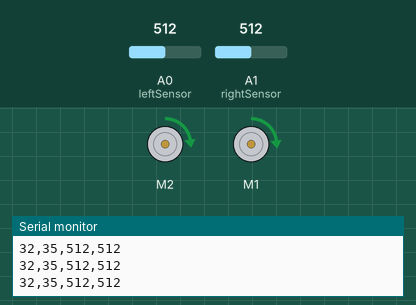
Bench run of a sketch on a simulated Arduino Uno, built with avr-gcc and run on an emulated ATmega328P. Parts: 2 × DC motor (green arrow = forward, orange = backward, longer = faster), the last lines printed to the serial monitor. Inputs (shaded band) come from the test bench; at power-on: A0 (leftSensor) = 512, A1 (rightSensor) = 512.

Above: at 1.2 s.
1.3 s: A0 (leftSensor) set to 716
At 2.5 s:
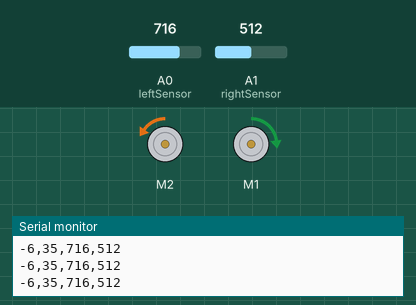
2.8 s: A1 (rightSensor) set to 11
At 3.5 s:
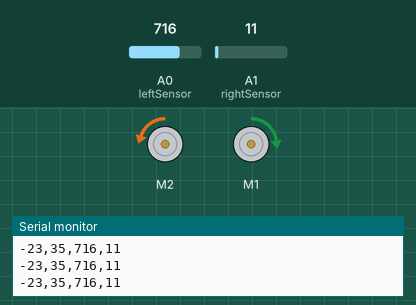
4.3 s: A1 (rightSensor) set to 8
7.3 s: A0 (leftSensor) set to 929
8.8 s: A0 (leftSensor) set to 958
At 9.2 s:
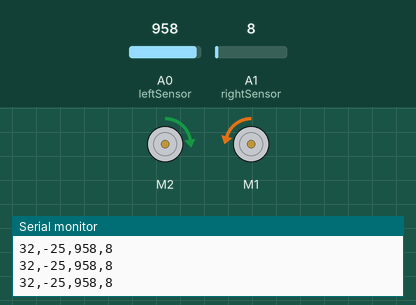
Timing chart, 0 to 11.8 s (numbered marks = the images above; inputs shaded):
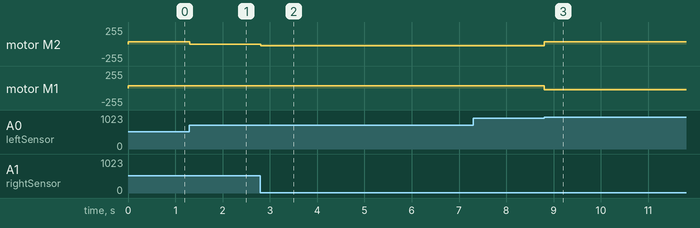

The sketch:

LineFollower.ino
```cpp
#include <Wire.h>
#include <Adafruit_MotorShield.h>
//#include "utility/Adafruit_MS_PWMServoDriver.h"

Adafruit_MotorShield AFMS = Adafruit_MotorShield();
Adafruit_DCMotor *leftMotor = AFMS.getMotor(2);
Adafruit_DCMotor *rightMotor = AFMS.getMotor(1);

//Inititalize Input Pins:
int leftSensor = A0;
int rightSensor = A1;

//Set Initial Constants:
int  fSpeed = 35; //forward speed motors are run at when driving straight
int calibrationdifference = 3; //Manually set calibration factor that accounts for the resting difference between the incoming value of the two sensors
//float turnFactor = 0.0018;//Contant to determine feedback sensitivity of turning based on sensor input. Higher means more sensitive/turns more
float turnFactor = 0.006;
int maxSpeedLimit = fSpeed; // Maximum speed a motor is allowed to go
int minSpeedLimit = -(fSpeed - 10); // Minimum speed a motor is allowed to go

//Function to drive the motors
void drive(int lMotor, int rMotor) {
  leftMotor->setSpeed(abs(lMotor)); // Set motor speed to absolute value of the input
  rightMotor->setSpeed(abs(rMotor));
  if(lMotor<0){ // If negative, run backward
    leftMotor->run(BACKWARD);
  } else{
    leftMotor->run(FORWARD); // If nonnegative, run forward
  }
  if(rMotor<0){
    rightMotor->run(BACKWARD);
  } else{
    rightMotor->run(FORWARD);
  }
}


void setup() {
  AFMS.begin();
  Serial.begin(9600);
  //  while (!Serial) {
  //    ; // wait for serial port to connect. Needed for native USB port only
  //  }
  // inputString.reserve(200); // reserve 200 bytes = 200 characters for the input string


//  int ls = analogRead(leftSensor);
//  int rs = analogRead(rightSensor);
//  int diff = (ls - rs - calibrationdifference);
//  Serial.print("left:");
//  Serial.println(ls) ;
//  Serial.print("right:");
//  Serial.println(rs);
//  Serial.print("raw diff:");
//  Serial.println(ls - rs);
//  Serial.print("claibrated dff (should be 0):");
//  Serial.println(diff);
//  Serial.print("speed:");
//  Serial.println(fSpeed);
//  Serial.print("p:");
//  Serial.println(turnFactor, 4);

}


void loop() {
  //Serial Port Controls:
  uint8_t incoming;
  incoming = Serial.read();

  // Change the Speed
  if (incoming == '+') {
    fSpeed = fSpeed + 10;
    Serial.print("New Speed = ");
    Serial.println(fSpeed);
  }

  if (incoming == '-') {
    fSpeed = fSpeed - 10;
    Serial.print("New Speed = ");
    Serial.println(fSpeed);
  }

  // Change the Turn Factor
  if (incoming == 'u') {
    turnFactor = turnFactor + 0.001;
    Serial.print("New P = ");
    Serial.println(turnFactor);
  }

  if (incoming == 'd') {
    turnFactor = turnFactor - 0.001;
    Serial.print("New P = ");
    Serial.println(turnFactor);
  }

  //Read Both Sensor Values and Find Differnce
  int ls = analogRead(leftSensor);
  int rs = analogRead(rightSensor);
  int diff = (ls - rs - calibrationdifference); //calibrated diffence will be how much ls is bigger than rs when both seeing the same terrain
  //Calculate turn speed based on total speed and differnece between sensor values and sensitivity to change
  int turnSpeed = diff * fSpeed * turnFactor;

  int leftSpeed = (fSpeed - turnSpeed);
  int rightSpeed = (fSpeed + turnSpeed);

  leftSpeed = max(leftSpeed, minSpeedLimit); // Limit the leftSpeed to within the global speed limits
  leftSpeed = min(leftSpeed, maxSpeedLimit);
  leftSpeed = leftSpeed * 16/17; // Accounting for hardware difference between these motors

  rightSpeed = max(rightSpeed, minSpeedLimit); // Limit the rightSpeed to within the global speed limits
  rightSpeed = min(rightSpeed, maxSpeedLimit);

  //Drive based on calculated Turn Speed:
  drive(leftSpeed, rightSpeed);

  //Print Motor Speeds in CSV format:
//  Serial.print("Left_Motor:");
  Serial.print(leftSpeed);
  Serial.print(",");
//  Serial.print("Right_Motor:");
  Serial.print(rightSpeed);
  Serial.print(",");
//  Serial.print("Left_Sensor:");
  Serial.print(ls);
  Serial.print(",");
//  Serial.print("Right_Sensor:");
  Serial.println(rs);


}
```

Measured:
- the behaviour switches between 947 and 948 on A0 (leftSensor) (found by bisection; images 2 and 3)
- after the input at 1.3 s, motor M2: forward 32/255 → backward 6/255 at once
- after the input at 2.8 s, motor M2: backward 6/255 → backward 23/255 at once
- after the input at 8.8 s, motor M2: backward 23/255 → forward 32/255 at once; motor M1: forward 35/255 → backward 25/255 at once
